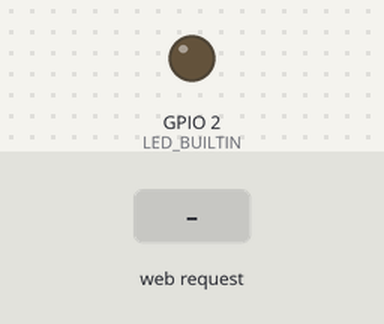
Recording of a sketch running on a simulated ESP8266 (NodeMCU). On the bench: output pins drawn as LEDs (lit = HIGH, except the on-board LED, lit = LOW). The test bench sets the inputs (shaded band). WiFi joins after 1.5 s; servers stay silent unless stated; what the sketch prints to the serial monitor is not drawn.

Above: at 2.7 s.
2.8 s: HTTP request GET /off received
4.3 s: HTTP request GET /on received
At 4.9 s:
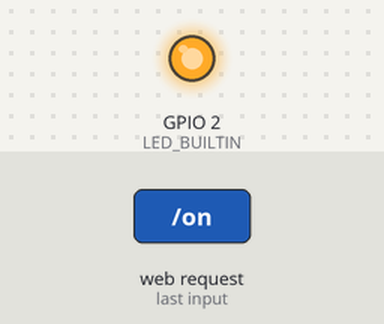
Timing chart, 0 to 7.3 s (numbered marks = the images above; inputs shaded):
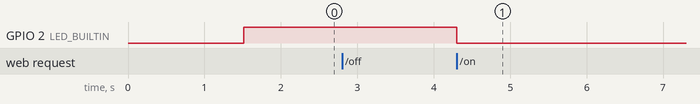

The sketch:

webBlink2.ino
```cpp
#include <ESP8266WiFi.h>
const char* ssid ="************************";
const char* password = "***********************";
const int led = 5; //GPIO5 - D1
WiFiServer server(80); //Crea una instancia de Servidor WEB y especifica el puerto que escucha
void setup() {
 //inicializa el puerto serie
 Serial.begin(115200);
 delay(10);
 //inicializa el led
 pinMode(LED_BUILTIN,OUTPUT);
 digitalWrite(LED_BUILTIN,LOW);
 //Inicializa el módulo wifi
 WiFi.mode(WIFI_STA); //Establece el módulo como cliente wifi
 WiFi.disconnect(); //Se desconecta de cualquier WiFi conectado previamente
 Serial.println();
 //conecta con la red wifi
 Serial.print("Connecting to ");
 Serial.println(ssid);
 WiFi.begin(ssid, password);
 while (WiFi.status() != WL_CONNECTED) {   // Espera por una conexión WiFi
    delay(500);
    Serial.print(".");
 }
 Serial.println("");
 Serial.println("WiFi connected");
 Serial.println("IP address: ");
 IPAddress sensor_ip = WiFi.localIP();
 digitalWrite(LED_BUILTIN,HIGH);
 //inicializa el servidor web
 server.begin();
 Serial.print("Servidor WEB activo: ");
 Serial.println(WiFi.localIP());
}

void loop() {
 //comprueba si un cliente está conectado
 WiFiClient client = server.available();
 if (!client) {
    return;
 }
 //espera hasta que el cliente envía algún dato
 Serial.println("cliente conectado");
 while(!client.available()) {
    delay(1);
 }
 //lee la primera línea de la petición
 String req =client.readStringUntil('\r');
 Serial.println(req);
 client.flush();
 //busca en las peticiones los comandos de encendido y apagado
 int val;
 if (req.indexOf("/off") != -1){
    val = 1;
    Serial.println("cliente off:");
    Serial.println(req.indexOf("/off"));

 }else if (req.indexOf("/on") != -1){
    val = 0;
    Serial.println("cliente on:");
    Serial.println(req.indexOf("/on"));
 }else {
    Serial.print("Petición inválida");
    String n = "HTTP/1.1 200 OK\r\nContent-Type: text/html\r\n\r\n<!DOCTYPE HTML>\r\n<html>\r\nERROR </html>\n ";
   //envía la respuesta
    client.print(n);
    client.stop();
    return;
 }
 digitalWrite(LED_BUILTIN,val);
 client.flush();
 //prepara la respuesta a la petición
 String s = "HTTP/1.1 200 OK\r\nContent-Type: text/html\r\n\r\n<!DOCTYPE HTML>\r\n<html>\r\nLed ";
 s += (val)?"apagado":"encendido";
 s += "</html>\n";
 //envía la respuesta
 client.print(s);
 delay(1);
 Serial.println("cliente desconectado");
}
```

Measured:
- after the input at 2.8 s, every drawn part: stays the same
- after the input at 4.3 s, GPIO 2 (LED_BUILTIN): HIGH → LOW at once
